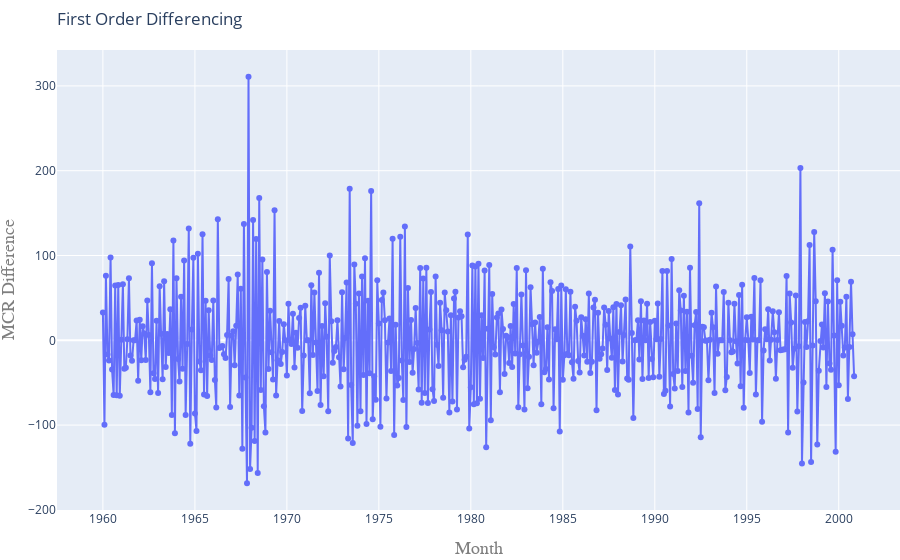

The cell this chart's notebook holds for it:
### Markdown cell above
**First order differencing to make the series more stationary**

### Code cell
df.mcr = np.where(np.isnan(df.mcr),0,df.mcr)
X = df.mcr
t=1
diff_1 = list()
for i in range(t, len(X)):
    value = X[i] - X[i - t]
    diff_1.append(value)

fig= go.Figure()
fig.add_trace(go.Scatter(dict(x=df.observation_date, y=diff_1, mode='lines+markers')))

fig.update_layout(title=go.layout.Title(
        text="First Order Differencing",
        xref="paper",x=0),
    margin=dict(l=10, r=0, t=50, b=50),
    xaxis=go.layout.XAxis(title=go.layout.xaxis.Title(text="Month",font=dict(
                family="Courier New, monospace",
                size=18,
                color="#7f7f7f"))),
    yaxis=go.layout.YAxis(title=go.layout.yaxis.Title(text="MCR Difference",font=dict(
                family="Courier New, monospace",
                size=18,
                color="#7f7f7f"))))

fig.show()

### Figure 1 — Plotly figure (JSON) as saved in the notebook; plotly's stock layout.template omitted (floating-point values rounded to 4 significant figures; data arrays with more than 128 entries replaced by an {"elided": "..."} marker saying what was removed)
{"data": [{"mode": "lines+markers", "type": "scatter", "x": {"elided": "492 str values"}, "y": {"elided": "491 float values"}}], "layout": {"margin": {"b": 50, "l": 10, "r": 0, "t": 50}, "title": {"text": "First Order Differencing", "x": 0, "xref": "paper"}, "xaxis": {"title": {"font": {"color": "#7f7f7f", "family": "Courier New, monospace", "size": 18}, "text": "Month"}}, "yaxis": {"title": {"font": {"color": "#7f7f7f", "family": "Courier New, monospace", "size": 18}, "text": "MCR Difference"}}}}
